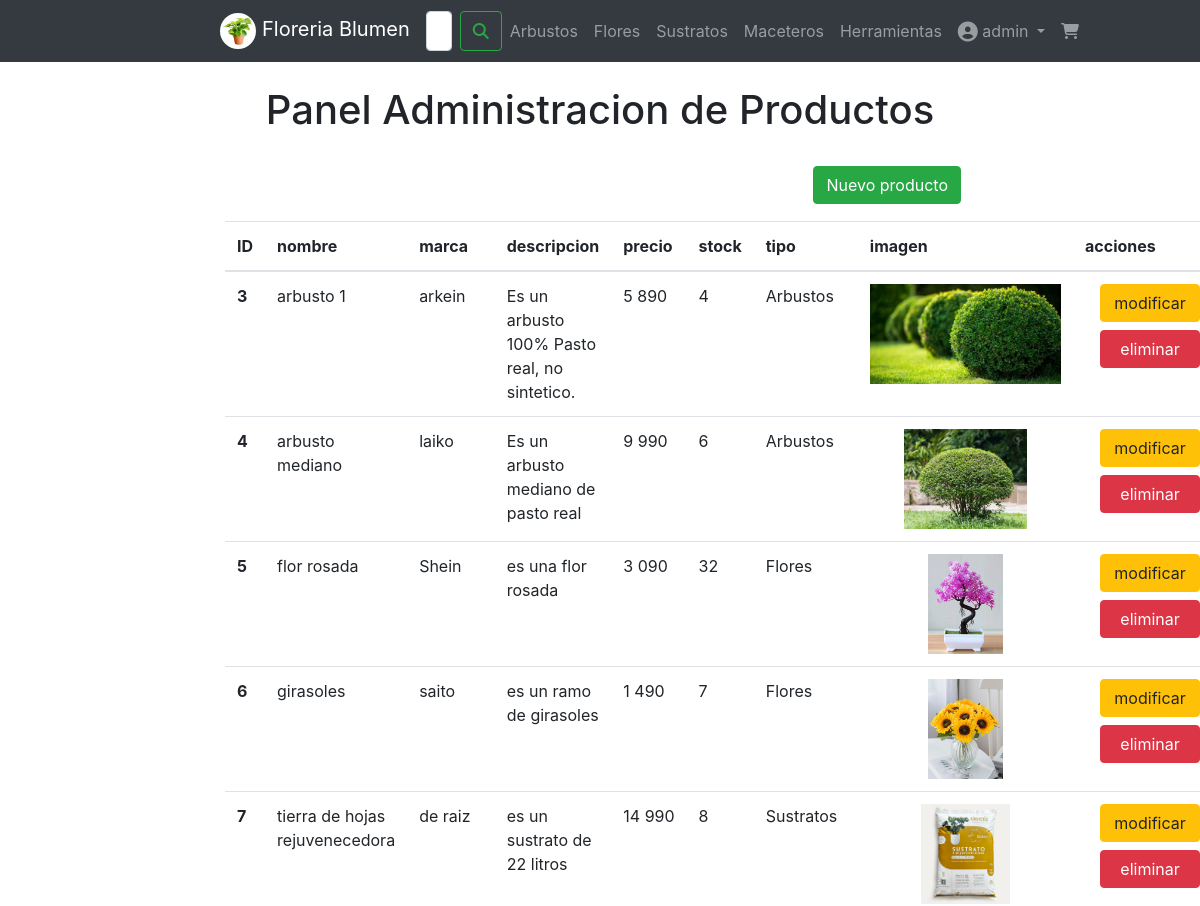
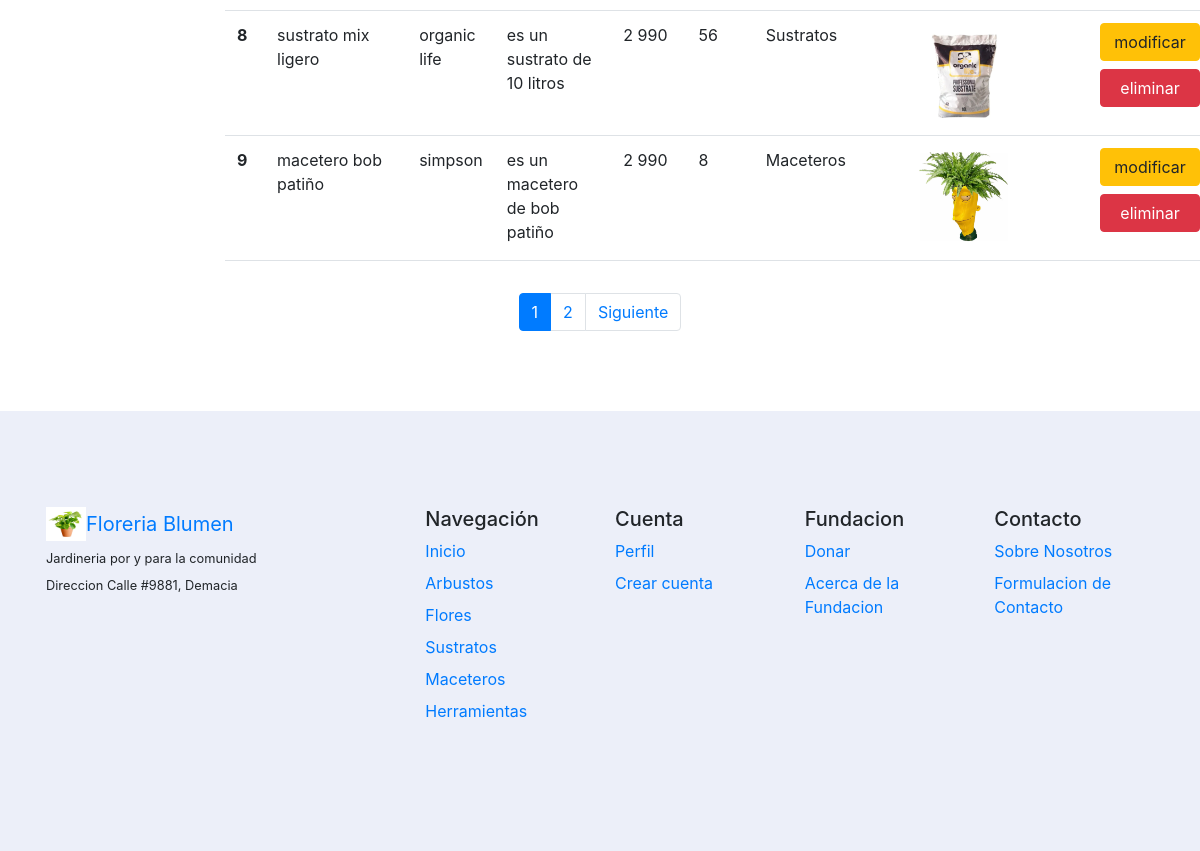
Screenshot of /menuadmin/ (signed in) with the database file from the repository (2 pictures, top to bottom).
### core/models.py (models this page shows, shortened)
class Producto(models.Model):
    imagen = models.ImageField(upload_to="productos", blank=True, null=True)
    nombre = models.CharField(max_length=50)
    marca = models.CharField(max_length=50)
    descripcion = models.CharField(max_length=500)
    precio = models.IntegerField()
    stock = models.IntegerField()
    tipo = models.ForeignKey(TipoProducto, on_delete=models.CASCADE)
    creado_en = models.DateField()
    modificado_en = models.DateField(blank=True, null=True)

class TipoProducto(models.Model):
    nombreTipoProducto = models.CharField(max_length=50)
    def __str__(self):
        return self.nombreTipoProducto

### core/views.py (the view)
# urls.py: path('menuadmin/', menuadmin , name="menuadmin"),
@login_required
def menuadmin(request):
    if request.user.username != 'admin':
        return redirect('index')
    productos = Producto.objects.all()
    page = request.GET.get('page', 1) # OBTENEMOS LA VARIABLE DE LA URL, SI NO EXISTE NADA DEVUELVE 1
    try:
        paginator = Paginator(productos, 7)
        productos = paginator.page(page)
    except:
        raise Http404
    data = {
        'listaProductos': productos,
        'paginator': paginator
    }
    return render(request, 'core/crud/menuadmin.html', data)

### core/templates/core/crud/menuadmin.html (shortened to what this page needs)
{% extends 'core/base.html' %}
{% load static %}
{% load humanize %}
{% block contenido %}
<div class="container-fluid">
    <div class="row">
        <div class="col-2"></div>
    <div class="col-8" style="text-align: center;">
        <br>
        <h1>Panel Administracion de Productos</h1>
        <br>
        <a href="{% url 'agregar' %}" class="btn btn-success mb-3 me-4" style="float: right;">Nuevo producto</a>
    </div>
    <div class="col-2"></div>
    </div>
</div>
<div class="container-fluid">
    <div class="row-cols-auto ">
        <div class="col-2 "></div>
            <div class="col-8 container">
                    <table class="table table-responsive-sm">
                        <thead>
                          <tr>
                            <th scope="col">ID</th>
                            <th scope="col">nombre</th>
                            <th scope="col">marca</th>
                            <th scope="col">descripcion</th>
                            <th scope="col">precio</th>
                            <th scope="col">stock</th>
                            <th scope="col">tipo</th>
                            <th scope="col">imagen</th>
                            <th scope="col">acciones</th>
                          </tr>
                        </thead>
                        <tbody>
                            {% for aux in listaProductos %}
                            <tr>
                                    <th scope="row">{{ aux.id }}</th>
                                    <td>{{ aux.nombre }}</td>
                                    <td>{{ aux.marca }}</td>
                                    <td>{{ aux.descripcion }}</td>
                                    <td>{{ aux.precio | intcomma }}</td>
                                    <td>{{ aux.stock }}</td>
                                    <td>{{ aux.tipo }}</td>
                                    <td style="text-align: center;">{% if aux.imagen %}
                                            <img src="{{ aux.imagen.url }}" alt="Card image" style="height: 100px; text-align: center;"></td>
                                        {% else %}
                                            <img src="{% static 'core/img/logo.jpg' %}" alt="Sin imagen" style="height: 100px;">
                                            <h6 style="">No imagen</h6>
                                        {% endif %}
                                    <td>
                                        <div class="container">
                                            <a href="{% url 'modificar' aux.id %}" class="btn btn-warning mb-2 " style="width: 100px;">modificar</a>
                                            <br>
                                            <a href="#" onclick="eliminarProducto({{ aux.id }})" class="btn btn-danger " style="width: 100px;">eliminar</a>
                                        </div>
                                    </td>
                            </tr>
                                {% endfor %}
                        </tbody>
                      </table>
        </div>
    </div>
</div>
<div class="container-fluid p-3">
    <div class="row">
        <div class="col-2 d-none d-lg-block"></div>
        <div class="col-8" style="align-content: center;">
            {% include 'core/paginator.html' %}
        </div>
        <div class="col-2 d-none d-lg-block "></div>
    </div>
</div>
{% endblock contenido %}

### core/templates/core/base.html (shortened to what this page needs)
{% load static %}
<!DOCTYPE html>
<html lang="en">
<head>
    <link href="https://cdn.jsdelivr.net/npm/bootstrap@5.2.3/dist/css/bootstrap.min.css" rel="stylesheet">
    <link rel="stylesheet" href="{% static 'core/css/styles.css' %}">
    <link rel="stylesheet" href="https://maxcdn.bootstrapcdn.com/bootstrap/4.0.0/css/bootstrap.min.css">
    <link rel="stylesheet" href="https://stackpath.bootstrapcdn.com/bootstrap/4.0.0/js/bootstrap.bundle.min.js">
    <link rel="stylesheet" href="https://cdnjs.cloudflare.com/ajax/libs/jquery/3.2.1/jquery.min.js">
    <link rel="stylesheet" href="https://cdnjs.cloudflare.com/ajax/libs/font-awesome/6.4.0/css/all.min.css"
 />
</head>
<body>
    <nav class="navbar navbar-expand-md bg-body-tertiary navbar-dark bg-dark sticky-top">
        <div class="container-fluid" style="padding-left: 17.5%; padding-right: 17.5%;">
            <a class="navbar-brand" href="{% url 'index' %}">
                <img src="{% static 'core/img/logo.jpg' %}" alt="Logo" width="36" height="36"
                class="rounded-pill align-text-center text-light">
                 Floreria Blumen
            </a>
            <div class="collapse navbar-collapse" id="navbarSupportedContent">
                <ul class="navbar-nav ms-auto mb-2 mb-lg-0">
                    <form class="d-flex" role="search">
                        <input class="form-control me-2" type="search" placeholder="Buscar" aria-label="Search">
                        <button class="btn btn-outline-success" type="submit">
                            <i class="fa-solid fa-magnifying-glass"></i></button>
                    </form>
                    <li class="nav-item">
                        <a class="nav-link" href="{% url 'arbustos' %}">Arbustos</a>
                    </li>
                    <li class="nav-item">
                        <a class="nav-link" href="{% url 'flores' %}">Flores</a>
                    </li>
                    <li class="nav-item">
                        <a class="nav-link" href="{% url 'sustratos' %}">Sustratos</a>
                    </li>
                    <li class="nav-item">
                        <a class="nav-link" href="{% url 'macetas' %}">Maceteros</a>
                    </li>
                    <li class="nav-item">
                        <a class="nav-link" href="{% url 'herramientas' %}">Herramientas</a>
                    </li>
                    <li class="nav-item dropdown">
                        <a class="nav-link dropdown-toggle" href="#" role="button" data-bs-toggle="dropdown"
                            aria-expanded="false">
                            {% if user.is_authenticated %}
                                <i class="fa-solid fa-circle-user fa-lg"></i> {{user.username}} </a>
                            {% else %}
                                <i class="fa-solid fa-circle-user fa-lg"></i> Cuenta </a>
                            {% endif %}
                    </li>
                    <li class="nav-item">
                        <a class="nav-link" href="{% url 'carrito' %}"><i class="fa-solid fa-cart-shopping"></i></a>
                    </li>
                </ul>
            </div>
        </div>
    </nav>
    {% block contenido %}
    {% endblock %}
     <footer class="bd-footer py-4 py-md-5 mt-5 bg-body-tertiary" style="background-color: hsl(225, 50%, 95%); ">
        <div class="container py-4 py-md-5 px-4 px-md-3 text-body-secondary">
            <div class="row">
                <div class="col-lg-3 mb-3">
                    <a class="d-inline-flex align-items-center mb-2 text-body-emphasis text-decoration-none" href="/"
                        aria-label="Bootstrap">
                        <img src="{% static 'core/img/logo.jpg' %}" alt="" width="40" height="34" class="d-inline-block align-text-bottom">
                        <span class="fs-5">Floreria Blumen</span>
                    </a>
                    <ul class="list-unstyled small">
                        <li class="mb-2">Jardineria por y para la comunidad</li>
                        <li class="mb-2">Direccion Calle #9881, Demacia</li>
                    </ul>
                </div>
                <div class="col-6 col-lg-2 offset-lg-1 mb-3">
                    <h5>Navegación</h5>
                    <ul class="list-unstyled">
                        <li class="mb-2"><a href="{% url 'index' %}">Inicio</a></li>
                        <li class="mb-2"><a href="{% url 'arbustos' %}">Arbustos</a></li>
                        <li class="mb-2"><a href="{% url 'flores' %}">Flores</a></li>
                        <li class="mb-2"><a href="{% url 'sustratos' %}">Sustratos</a></li>
                        <li class="mb-2"><a href="{% url 'macetas' %}">Maceteros</a></li>
                        <li class="mb-2"><a href="{% url 'herramientas' %}">Herramientas</a></li>
                    </ul>
                </div>
                <div class="col-6 col-lg-2 mb-3">
                    <h5>Cuenta</h5>
                    <ul class="list-unstyled">
                        <li class="mb-2"><a href="{% url 'perfil' %}">Perfil</a></li>
                        <li class="mb-2"><a href="">Crear cuenta</a></li>
                    </ul>
                </div>
                <div class="col-6 col-lg-2 mb-3">
                    <h5>Fundacion</h5>
                    <ul class="list-unstyled">
                        <li class="mb-2"><a href="{% url 'subscripcion' %}">Donar</a></li>
                        <li class="mb-2"><a href="">Acerca de la Fundacion</a></li>
                    </ul>
                </div>
                <div class="col-6 col-lg-2 mb-3">
                    <h5>Contacto</h5>
                    <ul class="list-unstyled">
                        <li class="mb-2"><a href="">Sobre Nosotros</a></li>
                        <li class="mb-2"><a href="">Formulacion de Contacto</a></li>
                    </ul>
                </div>
            </div>
        </div>
    </footer>
</body>
</html>

### core/templates/core/paginator.html (shortened to what this page needs)
{% if paginator.num_pages > 1 %}
<div class="d-flex justify-content-center">
    <ul class="pagination">
        {% for page in paginator.page_range %}
            {% if page < 7 or page == listaProductos.number %}
            <li class="page-item {% if page == listaProductos.number %}active{% endif %}">
                <a class="page-link" href="?page={{ page }}#pagtable">{{ page }}</a>
            </li>
            {% endif %}
        {% endfor %}
        {% if listaProductos.has_next %}
            <li class="page-item d-none d-sm-block">
                <a class="page-link" href="?page={{ listaProductos.next_page_number }}#pagtable">Siguiente</a>
            </li>
        {% endif %}
    </ul>
</div>
{% endif %}

### core/static/core/css/styles.css (style rules this page uses)
body { background-image: url(); background-size: cover; background-repeat: no-repeat; background-attachment: fixed; }
a { color: rgb(52, 223, 18); }

### rows the page displays
Producto: id "3", nombre "arbusto 1", marca "arkein", descripcion "Es un arbusto 100% Pasto real, no sintetico.", precio "5 890", stock "4", tipo "Arbustos", imagen (picture)
Producto: id "4", nombre "arbusto mediano", marca "laiko", descripcion "Es un arbusto mediano de pasto real", precio "9 990", stock "6", tipo "Arbustos", imagen (picture)
Producto: id "5", nombre "flor rosada", marca "Shein", descripcion "es una flor rosada", precio "3 090", stock "32", tipo "Flores", imagen (picture)
Producto: id "6", nombre "girasoles", marca "saito", descripcion "es un ramo de girasoles", precio "1 490", stock "7", tipo "Flores", imagen (picture)
Producto: id "7", nombre "tierra de hojas rejuvenecedora", marca "de raiz", descripcion "es un sustrato de 22 litros", precio "14 990", stock "8", tipo "Sustratos", imagen (picture)
Producto: id "8", nombre "sustrato mix ligero", marca "organic life", descripcion "es un sustrato de 10 litros", precio "2 990", stock "56", tipo "Sustratos", imagen (picture)
Producto: id "9", nombre "macetero bob patiño", marca "simpson", descripcion "es un macetero de bob patiño", precio "2 990", stock "8", tipo "Maceteros", imagen (picture)

### other values shown
{{ user.username }} "admin"
{{ page }} "1" "2"
